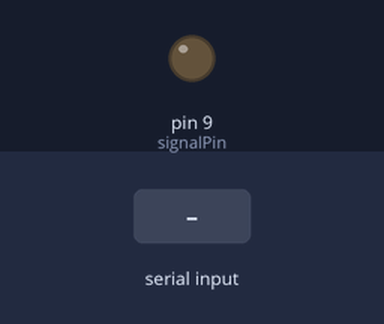
Bench run of a sketch on a simulated Arduino Uno, built with avr-gcc and run on an emulated ATmega328P. On the bench: output pins drawn as LEDs (lit = HIGH). The inputs (shaded band) are chosen by the test bench.

Above: at 1.2 s.
1.3 s: "90,45\n" received over Serial
At 2.5 s:
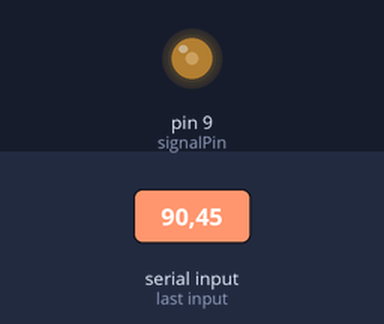
2.8 s: "30,150\n" received over Serial
At 3.7 s:
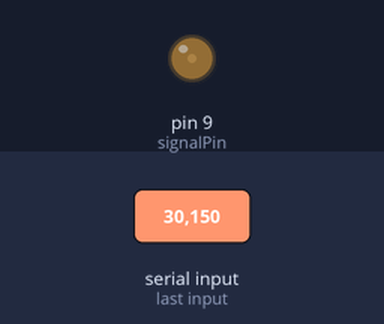
4.3 s: "200\n" received over Serial
At 4.7 s:
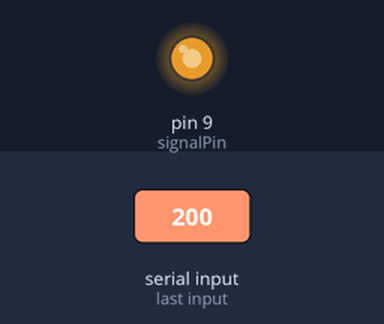
5.8 s: "90\n" received over Serial
At 7.1 s:
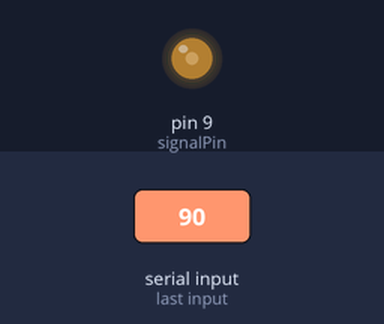
Timing chart, 0 to 8.3 s (numbered marks = the images above; inputs shaded):
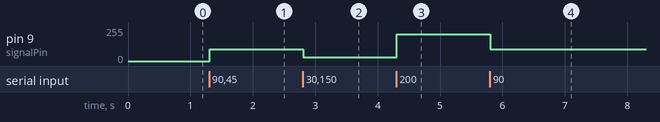

Measured:
- after the input at 1.3 s, pin 9 (signalPin): 0/255 → 90/255 at once
- after the input at 2.8 s, pin 9 (signalPin): 90/255 → 30/255 at once
- after the input at 4.3 s, pin 9 (signalPin): 30/255 → 200/255 at once
- after the input at 5.8 s, pin 9 (signalPin): 200/255 → 90/255 at once

The sketch:

flux_capacitor.ino
```cpp
// Flux Capacitor Arduino Control Code
int signalPin = 9; // PWM output pin for electromagnet control

void setup() {
  pinMode(signalPin, OUTPUT);
  Serial.begin(9600);
}

void loop() {
  if (Serial.available() > 0) {
    String data = Serial.readStringUntil('\n');
    int signalValue = data.toInt();
    analogWrite(signalPin, signalValue);
  }
}
```
